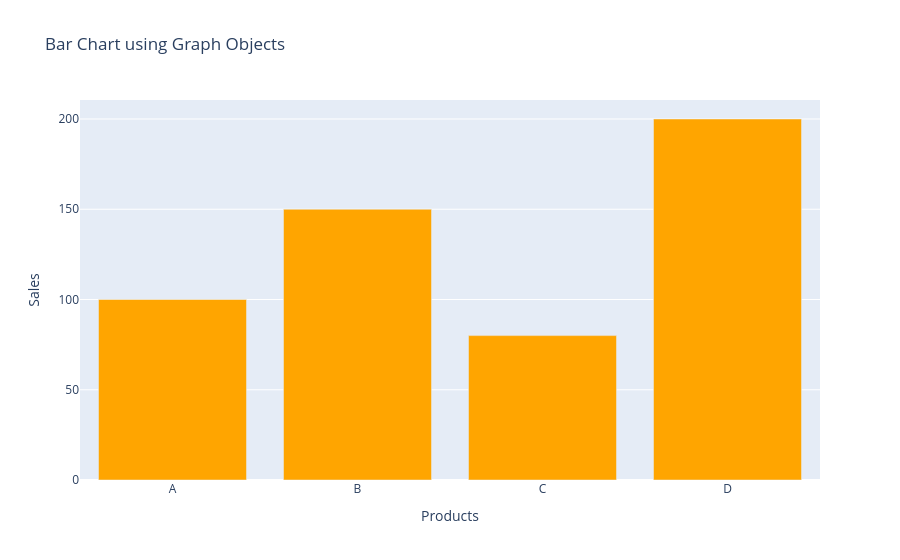

Notebook code for this chart:
### Code cell
import plotly.graph_objects as go

# Data
products = ['A', 'B', 'C', 'D']
sales = [100, 150, 80, 200]

fig = go.Figure()

fig.add_trace(
    go.Bar(
        x=products,
        y=sales,
        name='Product Sales',
        marker_color='orange'
    )
)

fig.update_layout(
    title="Bar Chart using Graph Objects",
    xaxis_title="Products",
    yaxis_title="Sales"
)

fig.show()

### Figure 1 — Plotly figure (JSON) as saved in the notebook; plotly's stock layout.template omitted (floating-point values rounded to 4 significant figures)
{"data": [{"marker": {"color": "orange"}, "name": "Product Sales", "type": "bar", "x": ["A", "B", "C", "D"], "y": [100, 150, 80, 200]}], "layout": {"title": {"text": "Bar Chart using Graph Objects"}, "xaxis": {"title": {"text": "Products"}}, "yaxis": {"title": {"text": "Sales"}}}}
